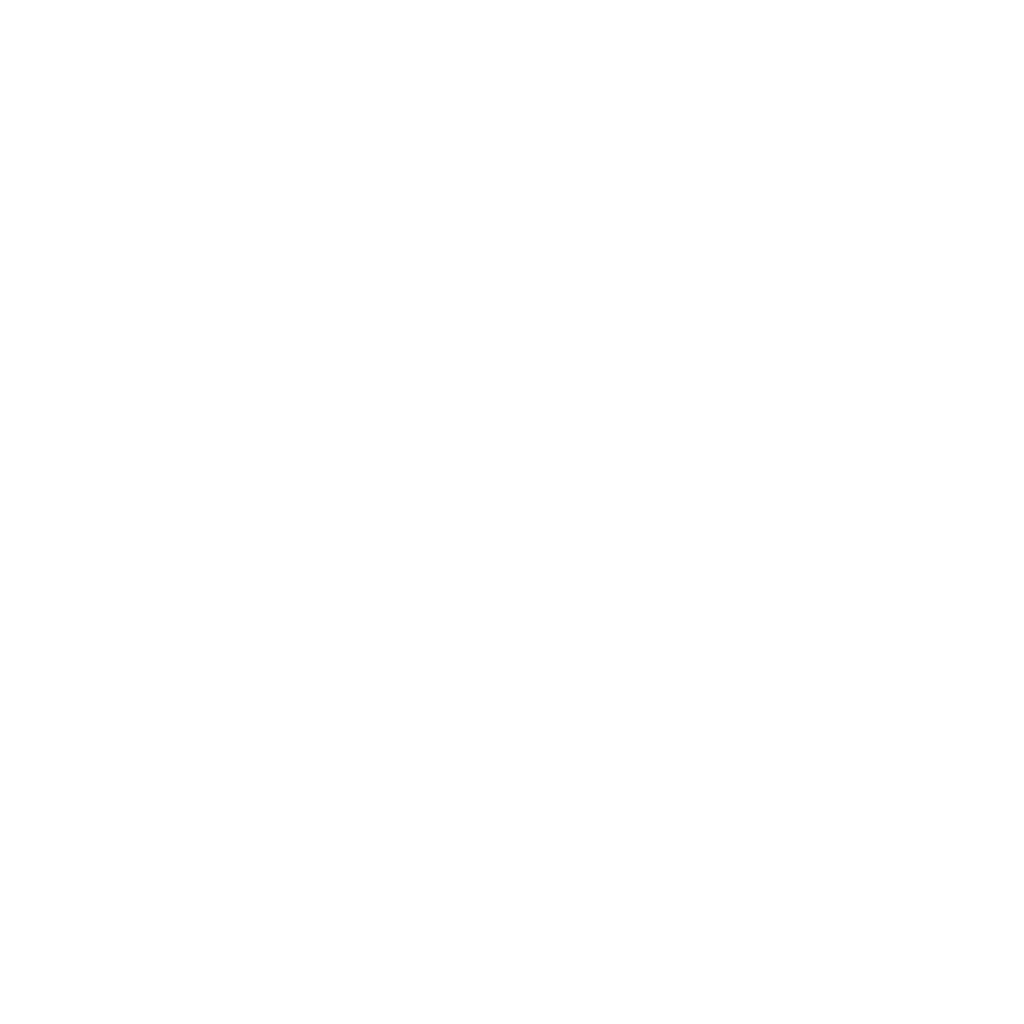
Frame 1 (no input)
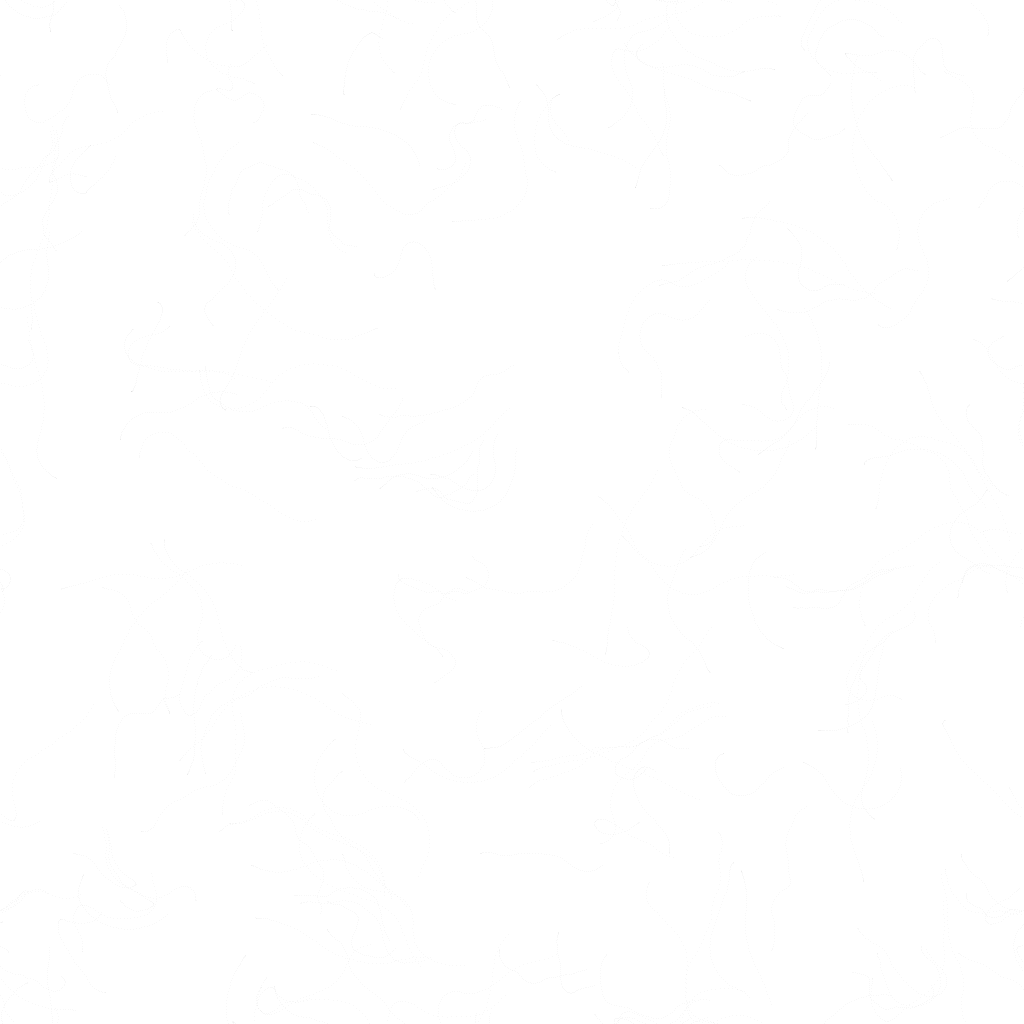
Frame 60 (the mouse pressed at the canvas centre just before this capture)
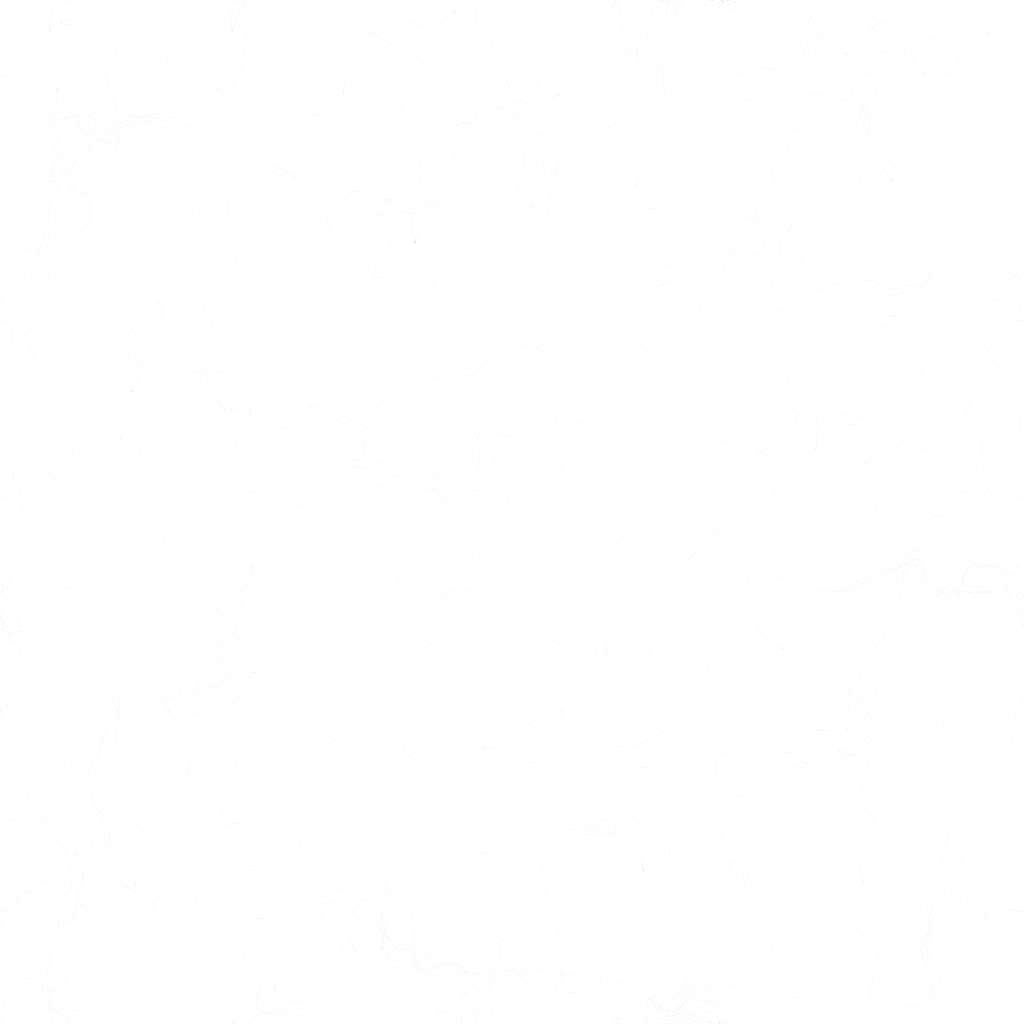
Frame 120 (the mouse held since frame 60 and released just before this capture)

The Processing sketch that drew these frames (run headless with seeded random() and noise(); from frame 60 on, the mouse is pressed at the canvas centre):

// Processing sketch: particles_in_flow
// ── particles_in_flow.pde
boolean debug = false;
float zoff=0;
int resolution=16;
// Flowfield object
FlowField flowfield;
// An ArrayList of vehicles
ArrayList<Vehicle> vehicles;

void setup() {
  size(1024, 1024);
  background(255);
  // Make a new flow field with "resolution" of 16
  flowfield = new FlowField(resolution);
  vehicles = new ArrayList<Vehicle>();
  // Make a whole bunch of vehicles with random maxspeed and maxforce values
  for (int i = 0; i < 200; i++) {
    vehicles.add(new Vehicle(new PVector(random(width), random(height)), random(2, 5), random(0.1, 0.5)));
  }
}

void draw() {

  // Display the flowfield in "debug" mode
  if (debug){
    background(255);
    flowfield.display();
  }
  // Tell all the vehicles to follow the flow field
  for (Vehicle v : vehicles) {
    v.follow(flowfield);
    v.run();
  }

  // Instructions
  fill(0);

  flowfield.init();
 // text("Hit space bar to toggle debugging lines.\nClick the mouse to generate a new flow field.",10,height-20);
}


void keyPressed() {
  if (key == ' ') {
    background(255);
    debug = !debug;
  }
}

// Make a new flowfield
void mousePressed() {
  flowfield.init();
}

// ── flowfield.pde
class FlowField {

  // A flow field is a two dimensional array of PVectors
  PVector[][] field;
  int cols, rows; // Columns and Rows
  int resolution; // How large is each "cell" of the flow field

  FlowField(int r) {
    resolution = r;
    // Determine the number of columns and rows based on sketch's width and height
    cols = width/resolution;
    rows = height/resolution;
    field = new PVector[cols][rows];
    init();
  }

  void init() {
    // Reseed noise so we get a new flow field every time
    //noiseSeed((int)random(10000));
    float xoff = 0;
    for (int i = 0; i < cols; i++) {
      float yoff = 0;
      for (int j = 0; j < rows; j++) {
        float theta = map(noise(xoff,yoff,zoff),0,1,0,TWO_PI*2);
        // Polar to cartesian coordinate transformation to get x and y components of the vector
        field[i][j] = new PVector(cos(theta),sin(theta));
        yoff += 0.2;
      }
      xoff += 0.2;
      zoff+=0.0002;
    }
  }

  // Draw every vector
  void display() {
    for (int i = 0; i < cols; i++) {
      for (int j = 0; j < rows; j++) {
        drawVector(field[i][j],i*resolution,j*resolution,resolution-2);
      }
    }

  }

  // Renders a vector object 'v' as an arrow and a position 'x,y'
  void drawVector(PVector v, float x, float y, float scayl) {
    pushMatrix();
    float arrowsize = 4;
    // Translate to position to render vector
    translate(x,y);
    stroke(0,100);
    // Call vector heading function to get direction (note that pointing to the right is a heading of 0) and rotate
    rotate(v.heading2D());
    // Calculate length of vector & scale it to be bigger or smaller if necessary
    float len = v.mag()*scayl;
    // Draw three lines to make an arrow (draw pointing up since we've rotate to the proper direction)
    line(0,0,len,0);
    line(len,0,len-arrowsize,+arrowsize/2);
    line(len,0,len-arrowsize,-arrowsize/2);
    popMatrix();
  }

  PVector lookup(PVector lookup) {
    int column = int(constrain(lookup.x/resolution,0,cols-1));
    int row = int(constrain(lookup.y/resolution,0,rows-1));
    return field[column][row].get();
  }


}

// ── vehicle.pde
// Flow Field Following

class Vehicle {

  // The usual stuff
  PVector position;
  PVector velocity;
  PVector acceleration;
  float r;
  float maxforce;    // Maximum steering force
  float maxspeed;    // Maximum speed

    Vehicle(PVector l, float ms, float mf) {
    position = l.get();
    r = resolution/10;
    maxspeed = ms;
    maxforce = mf;
    acceleration = new PVector(0,0);
    velocity = new PVector(0,0);
  }

  public void run() {
    update();
    borders();
    display();
  }


  // Implementing Reynolds' flow field following algorithm
  void follow(FlowField flow) {
    // What is the vector at that spot in the flow field?
    PVector desired = flow.lookup(position);
    // Scale it up by maxspeed
    desired.mult(maxspeed);
    // Steering is desired minus velocity
    PVector steer = PVector.sub(desired, velocity);
    steer.limit(maxforce);  // Limit to maximum steering force
    applyForce(steer);
  }

  void applyForce(PVector force) {
    // We could add mass here if we want A = F / M
    acceleration.add(force);
  }

  // Method to update position
  void update() {
    // Update velocity
    velocity.add(acceleration);
    // Limit speed
    velocity.limit(maxspeed);
    position.add(velocity);
    // Reset accelertion to 0 each cycle
    acceleration.mult(0);
  }

  void display() {
    // Draw a triangle rotated in the direction of velocity
    float theta = velocity.heading2D() + radians(90);

    if (debug == false){
    stroke(1,10);
    point(position.x,position.y);
   // line(position.x,position.y,position.x+r,position.y +r);
    }
    if (debug){
    stroke(0);
    fill(175);
    pushMatrix();
    translate(position.x,position.y);
    rotate(theta);
    beginShape(TRIANGLES);
    vertex(0, -r*2);
    vertex(-r, r*2);
    vertex(r, r*2);
    endShape();
    popMatrix();
    }
  }

  // Wraparound
  void borders() {
    if (position.x < -r) position.x = width+r;
    if (position.y < -r) position.y = height+r;
    if (position.x > width+r) position.x = -r;
    if (position.y > height+r) position.y = -r;
  }
}
